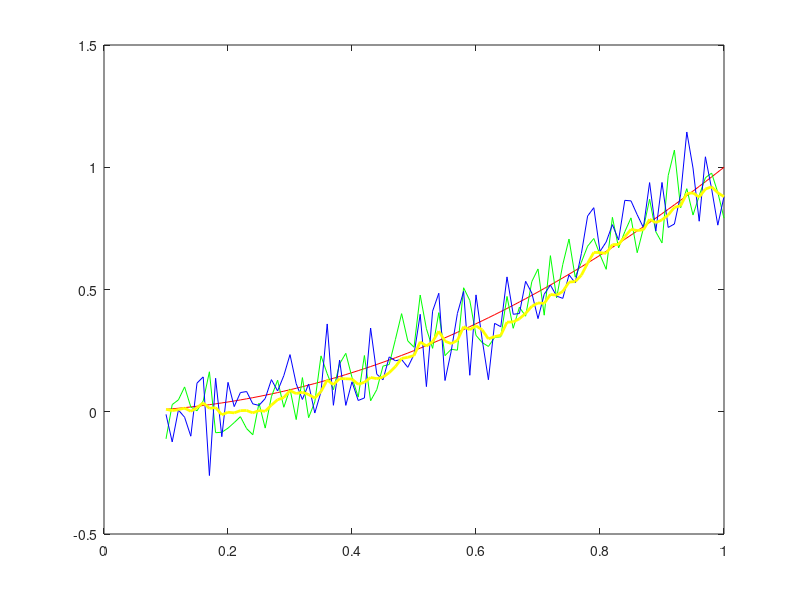

Write the MATLAB code that produced this figure.
%Kalman Filter实例
%问题：用计算机生成一个含正态噪声的信号，使用KF滤波
%状态信号：x=t^2
%问题分析:
%X(k)=F*X(k-1)+Q 状态方程   Q:建模误差
%Y1(k)=H*X(k)+R1   观测方程   R:传感器误差
%Y2(k)=H*X(k)+R2
%%%KF滤波5大公式%%%
%%%预测步%%%
%Xminus(k)=F*Xplus(k-1)
%Pminus(k)=F*Pplus(k-1)*F'+Q
%%%更新步%%%
%K=Pminus(k)*H'*inv(H*Pminus(k)*H'+R)
%Xplus(k)=Xminus(k)+K*(Y(k)-H*Xminus(k))
%Pplus(k)=(I-K*H)Pminus(k)
%%%初始条件%%%
%Y(k) F H Q R

%生成一段时间t
t=0.1:0.01:1;
L=length(t);
%生成真实信号x(t)-->观测信号y(t)
%首先初始化
x=ones(1,L);
y=ones(2,L);
%生成信号
for i=1:L
    x(i)=t(i)^2;
    y(1,i)=x(i)+normrnd(0,0.1);
    y(2,i)=x(i)+normrnd(0,0.1);
end
%%%%信号生成完毕%%%%
plot(t,x,'r',t,y(1,:),'g',t,y(2,:),'b','LineWidth',2);
%红色：准确信号  绿色：传感器1观测信号 蓝色；传感器2观测信号
%实际初始只有观测信号
%%%%滤波算法%%%%
%根据状态方程以及观测方程 设定F,H,Q,R
%x(k)=x(k-1)+x'(k-1)*dt+x''(k-1)*dt^2*(1/2!)+Q
%y(k)=x(k)+R R~(0,1)
%此时状态变量X=[x(k),x'(k),x''(k)]' 列向量 
%x(k)=x(k-1)+x'(k-1)*dt+x''(k-1)*dt^2*(1/2!)+Q2
%x'(k)=0*x(k-1)+x'(k-1)+x''(k-1)*dt^2+Q3
%x''(k)=0*x(k-1)+0*x'(k-1)+x''(k-1)+Q4
%得F=[1    dt 0.5*dt^2
%     0    1    dt
%     0    0    1     ]
%H=[1,0,0
%   1,0,0] 
%Q=[Q2,0,0
%   0,Q3,0
%   0,0,Q4]
%R=[R1,0
%   0，R2]协方差矩阵，置信度低
dt=t(2)-t(1);
F=[1,dt,0.5*dt^2;0,1,dt;0,0,1];
H=[1,0,0;1,0,0];
Q=[1,0,0;0,0.01,0;0,0,0.0001];%导数阶数越高，置信度越高，算是一个在不清楚信号规律的情况下较为精细的模型了
R=[20,0;0,20];
%%%设置初值%%%
Xplus=zeros(3,L);%Xplus即为更新步之后KF最终得到的结果，因此写成数组存储
Xplus(1,1)=0.1^2;
Xplus(2,1)=0;%初值不重要，随便赋为0
Xplus(3,1)=0;
Pplus=[0.01,0,0;0,0.01,0;0,0,0.0001];%初始协方差，之后会不断的更新，没必要设为数组徒增烦恼
for i=2:L
    %%%预测步%%%
    Xminus=F*Xplus(:,i-1); %取出i-1列所有元素
    Pminus=F*Pplus*F'+Q;
    %%%更新步%%%
    K=(Pminus*H')*inv(H*Pminus*H'+R);
    Xplus(:,i)=Xminus+K*(y(:,i)-H*Xminus);
    Pplus=(eye(3)-K*H)*Pminus;
end
plot(t,x,'r',t,y(1,:),'g',t,y(2,:),'b',t,Xplus(1,:),'y','LineWidth',2);
%黄色：滤波后



